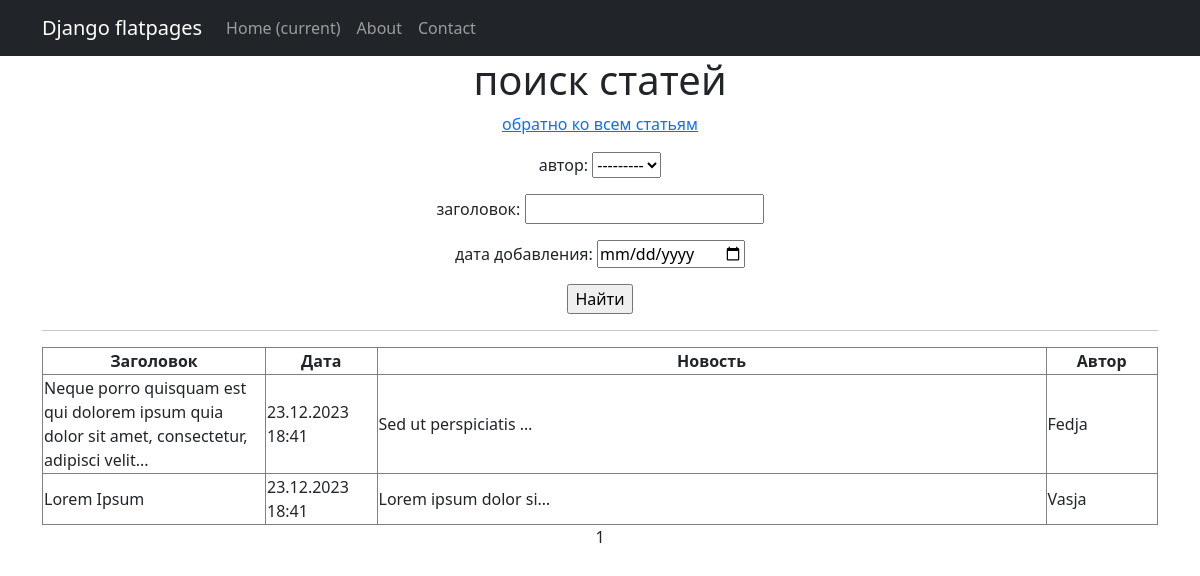
The page /artikulls/search/ on the database as committed earlier.
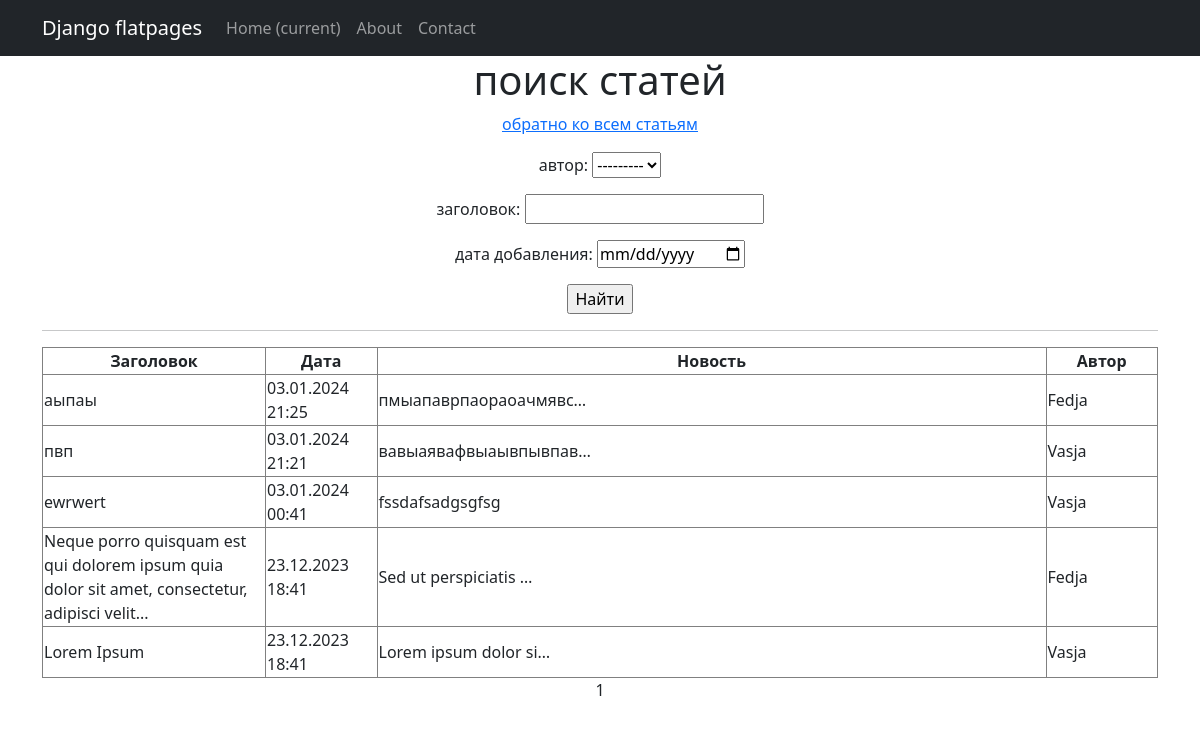
The same page on the database as committed later.
### sajt/models.py (models this page shows, shortened)
class Post(models.Model):
    artikul = 'AR'
    news = 'NE'
    POSITIONS = [
        (artikul, 'статья'),
        (news, 'новость'),
    ]
    author = models.ForeignKey(Author, on_delete=models.CASCADE)
    type = models.CharField(max_length = 2, choices = POSITIONS, default=news, blank=True)
    datetime_in = models.DateTimeField(auto_now_add = True)
    head = models.CharField(max_length = 255)
    tekst = models.TextField()
    rating = models.IntegerField(default = 0)
    category = models.ManyToManyField(Category, through='PostCategory')

class Author(models.Model):
    rating = models.IntegerField(default = 0)
    user = models.OneToOneField(User, on_delete=models.CASCADE)

### sajt/views.py (the view)
# urls.py: path('artikulls/search/', ArtikullsListSearch.as_view(), name= 'artikulls_search'),
class ArtikullsListSearch(ListView):
    model = Post
    queryset = Post.objects.filter(type__exact='AR').order_by('-datetime_in')
    template_name = 'artikulls_search.html'
    context_object_name = 'artikulls_search'
    paginate_by = 10
    def get_queryset(self):
        queryset = super().get_queryset()
        self.filterset = PostFilter(self.request.GET, queryset)
        return self.filterset.qs
    def get_context_data(self, **kwargs):
        context = super().get_context_data(**kwargs)
        context['filterset'] = self.filterset
        return context

### templates/artikulls_search.html (shortened to what this page needs)
{% extends 'flatpages/default.html' %}
{% load custom_tags %}
{% block content %}
   <h1>поиск статей</h1>
   <p><a href="/artikulls/">обратно ко всем статьям</a></p>
   <form action="" method="get">
       {{ filterset.form.as_p }}
       <input type="submit" value="Найти" />
   </form>
   <hr>
   {% if artikulls_search %}
       <table class="table-bordered" width="100%">
           <tr>
               <th>Заголовок</th>
               <th>Дата</th>
               <th>Новость</th>
               <th>Автор</th>
           </tr>
           {% for artikull in artikulls_search %}
           <tr align="left">
               <td width="20%">{{ artikull.head }}</td>
               <td width="10%">{{ artikull.datetime_in|date:'d.m.Y H:i' }}</td>
               <td width="60%">{{ artikull.tekst|truncatechars:21 }}</td>
               <td width="10%">{{ artikull.author.user.username }}</td>
           </tr>
           {% endfor %}
       </table>
   {% else %}
       <h2>Статьёв нет!</h2>
   {% endif %}
   {{ page_obj.number }}
{% endblock content %}

### templates/flatpages/default.html (shortened to what this page needs)
<!DOCTYPE html>
<html lang="en">
    <head>
        {% load static %}
        <link href="{% static 'css/styles.css' %}" rel="stylesheet" />
    </head>
    <body>
        <nav class="navbar navbar-expand-lg navbar-dark bg-dark static-top">
   <div class="container">
       <a class="navbar-brand" href="#">Django flatpages</a>
       <div class="collapse navbar-collapse" id="navbarResponsive">
           <ul class="navbar-nav ml-auto">
               <li class="nav-item active">
                   <a class="nav-link" href="#">Home
                       <span class="sr-only">(current)</span>
                   </a>
               </li>
               <li class="nav-item">
                   <a class="nav-link" href="/about/">About</a>
               </li>
               <li class="nav-item">
                   <a class="nav-link" href="/contacts/">Contact</a>
               </li>
           </ul>
       </div>
   </div>
</nav>
        <div class="container">
   <div class="row">
       <div class="col-lg-12 text-center">
           {% block content %}{% endblock content %}
       </div>
   </div>
</div>
    </body>
</html>

Rows that differ between the two databases and show on the page:
added Post: head "аыпаы", datetime_in "03.01.2024 21:25", tekst "пмыапаврпаораоачмявс…", author.user.username "Fedja"
added Post: head "пвп", datetime_in "03.01.2024 21:21", tekst "вавыаявафвыаывпывпав…", author.user.username "Vasja"
added Post: head "ewrwert", datetime_in "03.01.2024 00:41", tekst "fssdafsadgsgfsg", author.user.username "Vasja"
